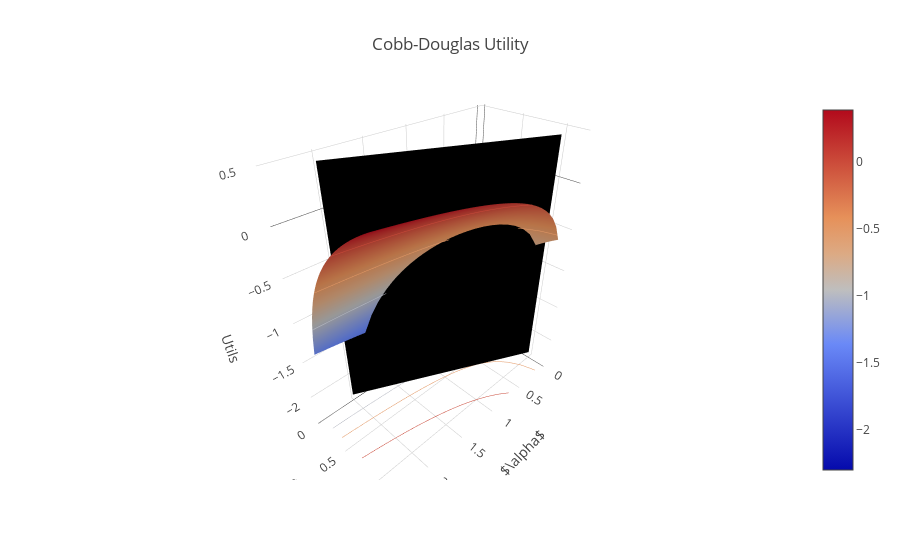

This figure's notebook cell:
### Markdown cell above
Now, how about  the budget constraint?

### Code cell
import plotly.offline as py
import plotly.graph_objs as go
import numpy as np
import pandas as pd
from cfe import demands

py.init_notebook_mode(connected=True)

########### Play with these parameters
alpha=[0.3,0.7] # Preference parameters
beta=[1,1] # Curvature parameters

####################

U = lambda c: demands.utility(c,alpha,beta,0)

# Prices of goods
p = (1,2)

# Budget
x=2

c1 = np.linspace(0.1, x/p[0]*1.2, 30)
c2 = np.linspace(0.1, x/p[1]*1.2, 30)

Utils = np.array([[U([c_1,c_2]) for c_1 in c1] for c_2 in c2])

Ustar =  demands.marshallian.indirect_utility(x,p,alpha,1,0)

xs = [0,x/p[0],0,x/p[0]]
ys = [x/p[1],0,x/p[1],0]
zs = [Utils.min(),Utils.min(),Utils.max()*1.1,Utils.max()*1.1]

budget= [{
    'type': 'mesh3d',        
    'x': xs,
    'y': ys,
    'z': zs,
    'delaunayaxis':'x',
    'color': 'black',
    'opacity': 1.0,
}]

utils = [
    go.Surface(
        x=c1,
        y=c2,
        z=Utils,
        contours=go.surface.Contours(
            z=go.surface.contours.Z(
              show=True,
              usecolormap=True,
              highlightcolor="#42f462",
              project=dict(z=True)
            )
        )
    )
]

data = budget + utils


layout = go.Layout(
    title='Cobb-Douglas Utility',
    scene={'xaxis':{'title':'$\\alpha$'},
           'yaxis':{'title':'$c_2$'},
           'zaxis':{'title':'Utils'}})

fig = go.Figure(data=data, layout=layout)

py.iplot(fig, filename='latex')

### Figure 1 — Plotly figure (JSON) as saved in the notebook; plotly's stock layout.template omitted (floating-point values rounded to 4 significant figures; data arrays with more than 128 entries replaced by an {"elided": "..."} marker saying what was removed)
{"data": [{"color": "black", "delaunayaxis": "x", "opacity": 1, "type": "mesh3d", "uid": "ffe98323-583e-4445-bf11-4d8c417d5652", "x": [0, 2, 0, 2], "y": [1, 0, 1, 0], "z": [-2.303, -2.303, 0.4293, 0.4293]}, {"contours": {"z": {"highlightcolor": "#42f462", "project": {"z": true}, "show": true, "usecolormap": true}}, "type": "surface", "uid": "50d82bac-0c8d-4535-b066-1eca81117262", "x": [0.1, 0.1793, 0.2586, 0.3379, 0.4172, 0.4966, 0.5759, 0.6552, 0.7345, 0.8138, 0.8931, 0.9724, 1.052, 1.131, 1.21, 1.29, 1.369, 1.448, 1.528, 1.607, 1.686, 1.766, 1.845, 1.924, 2.003, 2.083, 2.162, 2.241, 2.321, 2.4], "y": [0.1, 0.1379, 0.1759, 0.2138, 0.2517, 0.2897, 0.3276, 0.3655, 0.4034, 0.4414, 0.4793, 0.5172, 0.5552, 0.5931, 0.631, 0.669, 0.7069, 0.7448, 0.7828, 0.8207, 0.8586, 0.8966, 0.9345, 0.9724, 1.01, 1.048, 1.086, 1.124, 1.162, 1.2], "z": {"elided": "30x30 float values"}}], "layout": {"scene": {"xaxis": {"title": {"text": "$\\alpha$"}}, "yaxis": {"title": {"text": "$c_2$"}}, "zaxis": {"title": {"text": "Utils"}}}, "title": {"text": "Cobb-Douglas Utility"}}}
